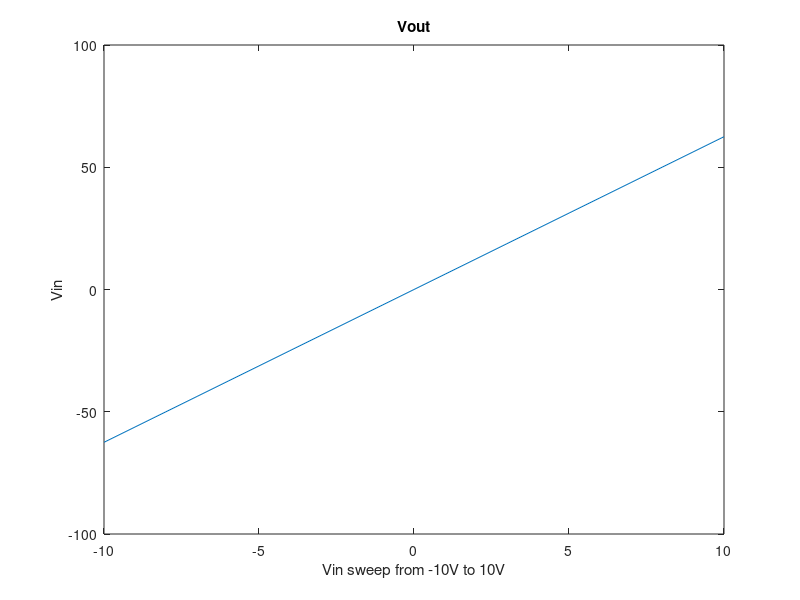
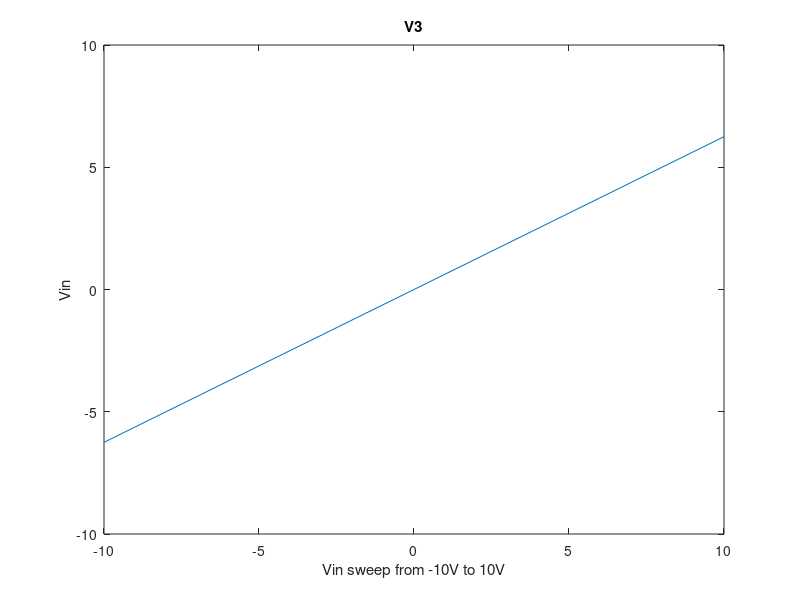
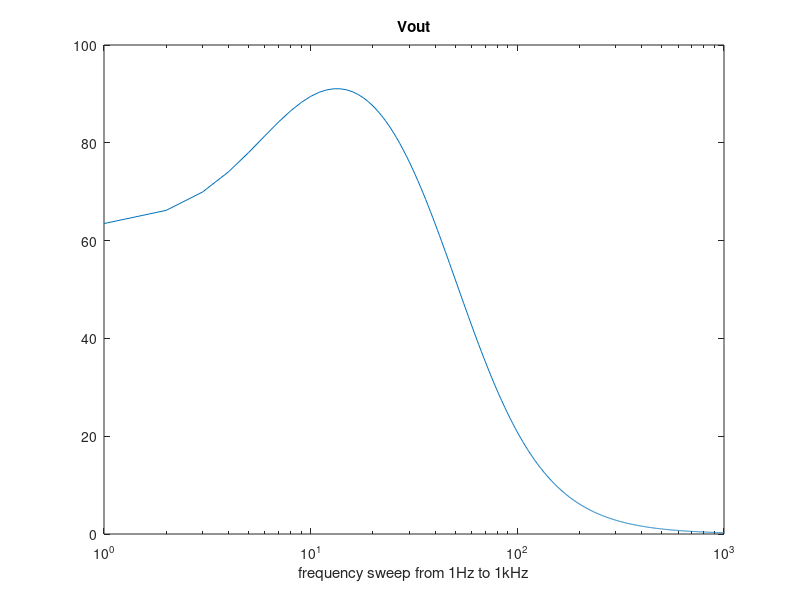
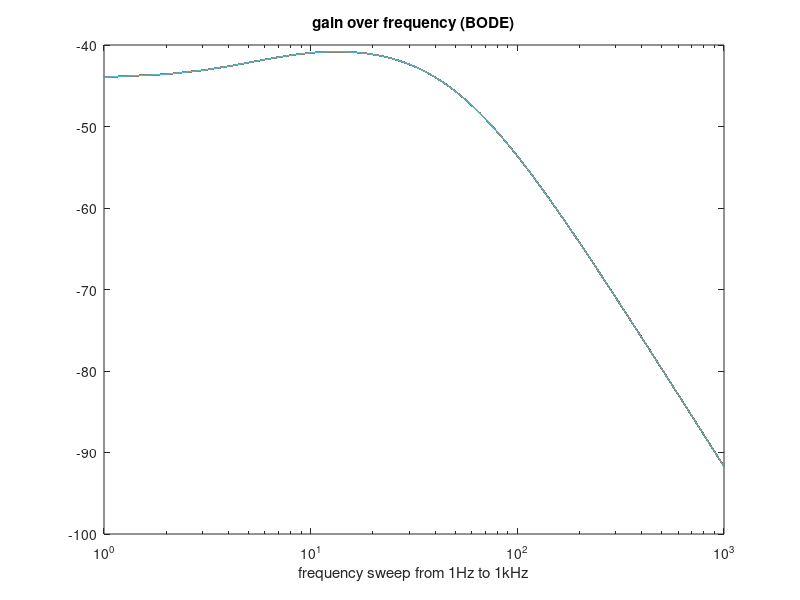

Reproduce these figures in MATLAB, in order. (Note: this script raises an error after producing the figures.)
%% Assignment 4 - Circuit modelling
%% Question 1
% The differential equations for the ciruit in the time-domain are as follows:
%
% 1) $V1 = Vin$ 
%
% 2) $V2 - L(d/dt)*I3 - V3 = 0$ 
%
% 3) $V3 - I3*R3=0$ 
%
% 4) $I3 - V1/R1 - V2*(R2+R1)/(R1*R2) -C(V1-V2) = 0$
%
% 5) $V4 - a*I3 = 0$
%
% 6) $V5*(R0+R4) -R0*V4 = 0$
%
% The same equations in the frequency domain are:
%
% 1) $V1 = Vin$
%
% 2) $V2 - j \omega L*I3  - V3 = 0$
%
% 3) $V3 - I3*R3=0$
%
% 4) $I3 - V1/R1 - V2*(R2+R1)/(R1*R2) - j \omega C*(V1-V2) = 0$
%
% 5) $V4 - a*I3 = 0$
%
% 6) $V5*(R0+R4) -R0*V4 = 0$
%

close all
clear all

R1=1;
c=0.25;
R2=2;
L=0.2;
R3=10;
a=100;
R4=0.1;
R0=1000;
Vin=1;

%V=[V1 V2 V3 I3 V4 V5]

F = [Vin 0 0 0 0 0];
C=[0 0 0 0 0 0; 
    0 0 0 -L 0 0; 
    0 0 0 0 0 0;
    -c c 0 0 0 0; 
    0 0 0 0 0 0;
    0 0 0 0 0 0];
G=[1 0 0 0 0 0; 
    0 1 -1 0 0 0; 
    0 0 1 -R3 0 0;
    -1/R1 ((R1+R2)/(R1*R2)) 0 1 0 0; 
    0 0 0 -a 1 0;
    0 0 0 0 -R0 (R0+R4)];

% DC case
out= zeros(21,6);
in= zeros(1,21);
b=0;
for vin= -10:1:10
    b=b+1;
    F(1)=vin;
    V=G\F';
    
    out(b,:)=V;
    in(b) = vin;
end

figure(1)
plot(in,out(:,6))%plot vin vs. V5 (Vout)
title('Vout')
xlabel('Vin sweep from -10V to 10V')
ylabel('Vin')

figure(2)
plot(in,out(:,3))
title('V3')
xlabel('Vin sweep from -10V to 10V')
ylabel('Vin')

%AC case - frequency sweep
out= zeros(1001,6);
in= zeros(1,1001);
b=0;
for w= 1:1:1000
    b=b+1;
  
    V=(G+1j*w*C)\F';
    
    out(b,:)=V;
    in(b) = w;
end

figure(3)
semilogx(in,real(out(:,6)))
title('Vout')
xlabel('frequency sweep from 1Hz to 1kHz')


figure(4)
semilogx(in,real(20*log10(real(out(:,6)/out(:,1)))))
title('gain over frequency (BODE)')
xlabel('frequency sweep from 1Hz to 1kHz')

%AC case - capacitance sweep (cs)
n=1000;
out= zeros(n,6);
gain= zeros(1,n);
b=0;
w=pi;
 cs=c+0.05*randn(1,n); %std=0.05; c=0.25;
for a=1:n
   c=cs(a);
C=[0 0 0 0 0 0; 
    0 0 0 -L 0 0; 
    0 0 0 0 0 0;
    -c c 0 0 0 0; 
    0 0 0 0 0 0;
    0 0 0 0 0 0];
    
    V=(G+1j*w*C)\F';
     out(a,:)=V;
    gain(a) = (abs(V(6))/abs(V(1)));
  
end


figure(5)
histogram(gain,100)
title('gain as a function of capacitance')
xlabel('gain')

%% Question 2- Transient Circuit Simulation
% Using the above formulation, we can do a transient analysis of the
% circuit. 
% a) This circuit functions as a low pass filter. 
%
% b) For a low pass filter, signals at frequencies below some cut-off frequency 
% are sent to the output whereas signals at frequencies above the cut-off 
% frequency are attenuated.
%
% The finite difference equation used for the numerical solution of
% transient analysis is $V_i = (F + C*V_{(i-1)}/dt)(C/dt +G)^{(-1)}$


% AC case - transient sweep
% Step
n=1000;
out= zeros(n,6);
in= zeros(1,n);
Vin=0;

F = [Vin 0 0 0 0 0];
C=[0 0 0 0 0 0; 
    0 0 0 -L 0 0; 
    0 0 0 0 0 0;
    -c c 0 0 0 0; 
    0 0 0 0 0 0;
    0 0 0 0 0 0];

dt = 1e-3;

Vt=zeros(n,6); %present voltage
Vt(1,:) = G\F' ; %V(t=0)

% C = C*0;
H = (C/dt + G);
Hi = inv(H);

t(1) = 0;

for k= 2:1:n %ms
    t(k) = (k-1)*1e-3;
    
    if k<30
        Vin=0;
        F = [Vin 0 0 0 0 0];
        Vt(k,:) = Hi*(F' + C/dt*Vt(k-1,:)');
    elseif k>=30
        Vin=1;
        F = [Vin 0 0 0 0 0];
        Vt(k,:) = Hi*(F' + C/dt*Vt(k-1,:)');
    end
    out(k,:)=Vt(k,:);
    %plot(k,out(k,1),'+');hold on; plot(k,out(k,6),'*');
    in(k) = k; %ms
end

Fs=1./t;

figure(6)
% Vin and Vout for step
plot(in,out(:,6))
hold on;
plot(in,out(:,1))
title('Vout and Vin as a Step')
xlabel('Time(ms)')
hold off
legend('Vout','Vin')

Fin = fft(out(:,1));
Fout = fft(out(:,6));


figure(7)
semilogy(abs(fftshift(Fin)))
hold on
 semilogy(abs(fftshift(Fout)))
title('Fourier Transform - Frequency Response of Step')
 xlabel('f (Hz)')
 ylabel('|P1(f)|')
legend('Vin','Vout')

%-----------------
%Sine Function
n=1000;
out= zeros(n,6);
in= zeros(1,n);

dt = 1e-3;

Vt=zeros(n,6); %present voltage
f=1/0.03; %Hz
t(1) = 0;

Vin=sin(2*pi*f*t(1));

F = [Vin 0 0 0 0 0];

H = (C/dt + G);
Hi = inv(H);
Vt(1,:) = Hi*(F' );

t(1) = 0;

for  k= 2:1:n %ms
    t(k) = (k-1)*1e-3;
    
    Vin=sin(2*pi*f*t(k));
    F = [Vin 0 0 0 0 0];
    
        Vt(k,:) = Hi*(F' + C/dt*Vt(k-1,:)');
   
    out(k,:)=Vt(k,:);
    in(k) = k; %ms
   
end
Fs=1./t;


figure(8)
plot(in,out(:,6))
hold on;
plot(in,out(:,1))
title('Vout and Vin as a Sine Function')
xlabel('Time(ms)')
hold off
legend('Vout','Vin')

Fin = fft(out(:,1));
Fout = fft(out(:,6));


figure(9)
semilogy(abs(fftshift(Fin)))
hold on
 semilogy(abs(fftshift(Fout)))
title('Frequency Response of Sine Function')
 xlabel('f (Hz)')
 ylabel('|P1(f)|')
legend('Vin','Vout')


%-----------------
% Gaussian Pulse
n=1000;
out= zeros(n,6);
in= zeros(1,n);

delay = 0.06;%s
sd = 0.03; %s
dt = 1e-3;

Vt=zeros(n,6); %present voltage
t(1) = 0;

Vin=exp(-((t(1)-delay)/sd) *((t(1)-delay)/sd)/2);

F = [Vin 0 0 0 0 0];

H = (C/dt + G);
Hi = inv(H);
Vt(1,:) = Hi*(F' );

for  k= 1:1:n %ms
    t(k) = (k-1)*1e-3;
    
    Vin=exp(-((t(k)-delay)/sd) *((t(k)-delay)/sd)/2);
    F = [Vin 0 0 0 0 0];
    if k>1
       Vt(k,:) = Hi*(F' + C/dt*Vt(k-1,:)');
    end
    out(k,:)=Vt(k,:);
    in(k) = k; %ms
   
end

Fs=1./t;

figure(10)
plot(t,out(:,6))
hold on;
plot(t,out(:,1))
title('Vout and Vin as a Gaussian Pulse')
xlabel('Time(ms)')
hold off
legend('Vout','Vin')

Fin = fft(out(:,1));
Fout = fft(out(:,6));


figure(11)
semilogy(abs(fftshift(Fin)))
hold on
semilogy(abs(fftshift(Fout)))
title('Frequency Response of Gaussian Pulse')
 xlabel('f (Hz)')
 ylabel('|P1(f)|')
legend('Vin','Vout')

%% Increased Time Step
% With the increased time step, we can see that the circuit changes from
% being an underdamped system to an overdamped system. The output is more
% sluggish and not as responsive to changes in the input.

n=100;
out= zeros(n,6);
in= zeros(1,n);
t= zeros(1,n);

delay = 0.06;%s
sd = 0.03; %s
dt = 1e-3;

Vt=zeros(n,6); %present voltage
t(1) = 0;

Vin=exp(-((t(1)-delay)/sd) *((t(1)-delay)/sd)/2);

F = [Vin 0 0 0 0 0];

H = (C/dt + G);
Hi = inv(H);
Vt(1,:) = Hi*(F' );
b=0;
for  k= 11:10:(n*10-1) %ms
    b=b+1;
    t(b) = (k-1)*1e-3;
    
    Vin=exp(-((t(b)-delay)/sd) *((t(b)-delay)/sd)/2);
    F = [Vin 0 0 0 0 0];
    if k>11
       Vt(b,:) = Hi*(F' + C/dt*Vt(b-1,:)');
    end
    out(b,:)=Vt(b,:);
    in(b) = k; %ms
   
end

Fs=1./t;

figure(12)
plot(t,out(:,6),'*')
hold on;
plot(t,out(:,1),'*')
title('Vin as a Gaussian Pulse with Increased Time Step')
xlabel('Time(ms)')
hold off
legend('Vout','Vin')

%% Question 3
% Circuit with Noise
% The differential equations for the ciruit in the time-domain are as follows:
% 1) $V1 = Vin$
%
% 2) $V2 - L(d/dt)*I3 - V3 = 0$
%
% 3) $I3 - V3/R3 - Cn*(d/dt)*V3 = In$
%
% 4) $I3 - V1/R1 + V2*(R2+R1)/(R1*R2) -C*(d/dt)*(V1-V2) = 0$
%
% 5) $V4 - a*I3 = 0$
%
% 6) $V5*(R0+R4) - R0*V4 = 0$
%
% The same equations in the frequency domain are:
%
% 1) $V1 = Vin$
%
% 2) $V2 - j \omega L*I3 - V3 = 0$
%
% 3) $I3 - V3/R3 - j \omega Cn*(d/dt)*V3 = In$
%
% 4) $I3 - V1/R1 + V2*(R2+R1)/(R1*R2) - j \omega C*(d/dt)*(V1-V2) = 0$
%
% 5) $V4 - a*I3 = 0$
%
% 6) $V5*(R0+R4) - R0*V4 = 0$


clear all

R1=1;
c=0.25;
R2=2;
L=0.2;
R3=10;
a=100;
R4=0.1;
R0=1000;

Cn=0.00001;
In=0.001*randn();

%V=[V1 V2 V3 I3 V4 V5]
C=[0 0 0 0 0 0; 
    0 0 0 -L 0 0; 
    0 0 -Cn 0 0 0;
    -c c 0 0 0 0; 
    0 0 0 0 0 0;
    0 0 0 0 0 0];
G=[1 0 0 0 0 0; 
    0 1 -1 0 0 0; 
    0 0 -1/R3 1 0 0;
    -1/R1 ((R1+R2)/(R1*R2)) 0 1 0 0; 
    0 0 0 -a 1 0;
    0 0 0 0 -R0 (R0+R4)];


% Gaussian Pulse
n=1000;
out= zeros(n,6);
in= zeros(1,n);
noise= zeros(1,n);

delay = 0.06;%s
sd = 0.03; %s
dt = 1e-3;

Vt=zeros(n,6); %present voltage
t(1) = 0;

Vin=exp(-((t(1)-delay)/sd) *((t(1)-delay)/sd)/2);

F = [Vin 0 In 0  0 0];

H = (C/dt + G);
Hi = inv(H);
Vt(1,:) = Hi*F';

for  k= 1:1:n %ms
    t(k) = (k-1)*1e-3;
    
    In=0.001*randn();
    Vin=exp(-((t(k)-delay)/sd) *((t(k)-delay)/sd)/2);
    F = [Vin 0 In 0  0 0];
    if k>1
       Vt(k,:) = Hi*(F' + C/dt*Vt(k-1,:)');
    end
    out(k,:)=Vt(k,:);
    in(k) = k; %ms
    noise(k) = In;
   
end

Fs=1./t;

figure(13)
plot(t,out(:,6))
hold on;
plot(t,out(:,1))
title('Vout and Vin as a Gaussian Pulse - Cn = 0.00001')
xlabel('Time(s)')
hold off
legend('Vout','Vin')

Fin = fft(out(:,1));
Fout = fft(out(:,6));


figure(14)
semilogy(abs(fftshift(Fin)))
hold on
 semilogy(abs(fftshift(Fout)))
title('Frequency Response of Gaussian Pulse - Cn = 0.00001')
 xlabel('f (Hz)')
 ylabel('|P1(f)|')
legend('Vin','Vout')
hold off

% figure (15)
% hist(noise,100)
% title('Distribution of Noise')

%% Different Capacitance Values
% By increasing the value of Cn, the noise is proportionally overwhelmed
% and the signal is smoothed out. The bankdwidth of the signal does not
% appear to be affected.

Cn=0.0001;
In=0.001*randn();

%V=[V1 V2 V3 I3 V4 V5]
C=[0 0 0 0 0 0; 
    0 0 0 -L 0 0; 
    0 0 -Cn 0 0 0;
    -c c 0 0 0 0; 
    0 0 0 0 0 0;
    0 0 0 0 0 0];


n=1000;
out= zeros(n,6);
in= zeros(1,n);
noise= zeros(1,n);

delay = 0.06;%s
sd = 0.03; %s
dt = 1e-3;

Vt=zeros(n,6); %present voltage
t(1) = 0;

Vin=exp(-((t(1)-delay)/sd) *((t(1)-delay)/sd)/2);

F = [Vin 0 In 0  0 0];

H = (C/dt + G);
Hi = inv(H);
Vt(1,:) = Hi*F';

for  k= 1:1:n %ms
    t(k) = (k-1)*1e-3;
    
    In=0.001*randn();
    Vin=exp(-((t(k)-delay)/sd) *((t(k)-delay)/sd)/2);
    F = [Vin 0 In 0  0 0];
    if k>1
       Vt(k,:) = Hi*(F' + C/dt*Vt(k-1,:)');
    end
    out(k,:)=Vt(k,:);
    in(k) = k; %ms
    noise(k) = In;
   
end

Fs=1./t;

figure(16)
plot(t,out(:,6))
hold on;
plot(t,out(:,1))
title('Vout and Vin as a Gaussian Pulse - Cn = 0.0001')
xlabel('Time(s)')
hold off
legend('Vout','Vin')

Fin = fft(out(:,1));
Fout = fft(out(:,6));


figure(17)
semilogy(abs(fftshift(Fin)))
hold on
 semilogy(abs(fftshift(Fout)))
title('Frequency Response of Gaussian Pulse - Cn = 0.0001')
 xlabel('f (Hz)')
 ylabel('|P1(f)|')
legend('Vin','Vout')
hold off
%-------

Cn=0.001;
In=0.001*randn();

%V=[V1 V2 V3 I3 V4 V5]
C=[0 0 0 0 0 0; 
    0 0 0 -L 0 0; 
    0 0 -Cn 0 0 0;
    -c c 0 0 0 0; 
    0 0 0 0 0 0;
    0 0 0 0 0 0];

n=1000;
out= zeros(n,6);
in= zeros(1,n);
noise= zeros(1,n);

delay = 0.06;%s
sd = 0.03; %s
dt = 1e-3;

Vt=zeros(n,6); %present voltage
t(1) = 0;

Vin=exp(-((t(1)-delay)/sd) *((t(1)-delay)/sd)/2);

F = [Vin 0 In 0  0 0];

H = (C/dt + G);
Hi = inv(H);
Vt(1,:) = Hi*F';

for  k= 1:1:n %ms
    t(k) = (k-1)*1e-3;
    
    In=0.001*randn();
    Vin=exp(-((t(k)-delay)/sd) *((t(k)-delay)/sd)/2);
    F = [Vin 0 In 0  0 0];
    if k>1
       Vt(k,:) = Hi*(F' + C/dt*Vt(k-1,:)');
    end
    out(k,:)=Vt(k,:);
    in(k) = k; %ms
    noise(k) = In;
   
end

Fs=1./t;

figure(18)
% Vin and Vout for gaussian pulse
plot(t,out(:,6))
hold on;
plot(t,out(:,1))
title('Vout and Vin as a Gaussian Pulse - Cn = 0.001')
xlabel('Time(s)')
hold off
legend('Vout','Vin')

Fin = fft(out(:,1));
Fout = fft(out(:,6));


figure(19)
semilogy(abs(fftshift(Fin)))
hold on
 semilogy(abs(fftshift(Fout)))
title('Frequency Response of Gaussian Pulse - Cn =0.001')
 xlabel('f (Hz)')
 ylabel('|P1(f)|')
legend('Vin','Vout')
hold off

% Increased Time Step
%
% Using the original capacitance with an increased time step, the same
% effect occurs where the output becomes overdamped, but in this case, it
% is affected by some noise. The effect of the noise is diminished with the
% increased time step, but the relationship between Vin and Vout is also
% significantly altered.

Cn=0.00001;
In=0.001*randn();

%V=[V1 V2 V3 I3 V4 V5]
C=[0 0 0 0 0 0; 
    0 0 0 -L 0 0; 
    0 0 -Cn 0 0 0;
    -c c 0 0 0 0; 
    0 0 0 0 0 0;
    0 0 0 0 0 0];


n=100;
out= zeros(n,6);
in= zeros(1,n);
t= zeros(1,n);

delay = 0.06;%s
sd = 0.03; %s
dt = 1e-3;

Vt=zeros(n,6); %present voltage
t(1) = 0;

Vin=exp(-((t(1)-delay)/sd) *((t(1)-delay)/sd)/2);

F = [Vin 0 0 0 0 0];

H = (C/dt + G);
Hi = inv(H);
Vt(1,:) = Hi*(F' );
b=0;
for  k= 11:10:(n*10-1) %ms
    b=b+1;
    t(b) = (k-1)*1e-3;
     
    In=0.001*randn();
    Vin=exp(-((t(b)-delay)/sd) *((t(b)-delay)/sd)/2);
    F = [Vin 0 In 0  0 0];
    if b>1
       Vt(b,:) = Hi*(F' + C/dt*Vt(b-1,:)');
    end
    out(b,:)=Vt(b,:);
    in(b) = k; %ms
    noise(b) = In;
   
end
   

Fs=1./t;

figure(20)
plot(t,out(:,6),'*')
hold on;
plot(t,out(:,1),'*')
title('Vin as a Gaussian Pulse with Increased Time Step (x10)')
xlabel('Time(s)')
hold off
legend('Vout','Vin')

Cn=0.00001;
In=0.001*randn();

%V=[V1 V2 V3 I3 V4 V5]
C=[0 0 0 0 0 0; 
    0 0 0 -L 0 0; 
    0 0 -Cn 0 0 0;
    -c c 0 0 0 0; 
    0 0 0 0 0 0;
    0 0 0 0 0 0];


n=100;
out= zeros(n,6);
in= zeros(1,n);
t= zeros(1,n);

delay = 0.06;%s
sd = 0.03; %s
dt = 1e-3;

Vt=zeros(n,6); %present voltage
t(1) = 0;

Vin=exp(-((t(1)-delay)/sd) *((t(1)-delay)/sd)/2);

F = [Vin 0 0 0 0 0];

H = (C/dt + G);
Hi = inv(H);
Vt(1,:) = Hi*(F' );
b=0;
for  k= 11:20:(n*10-1) %ms
    b=b+1;
    t(b) = (k-1)*1e-3;
     
    In=0.001*randn();
    Vin=exp(-((t(b)-delay)/sd) *((t(b)-delay)/sd)/2);
    F = [Vin 0 In 0  0 0];
    if b>1
       Vt(b,:) = Hi*(F' + C/dt*Vt(b-1,:)');
    end
    out(b,:)=Vt(b,:);
    in(b) = k; %ms
    noise(b) = In;
   
end
   

Fs=1./t;

figure(21)
plot(t,out(:,6),'*')
hold on;
plot(t,out(:,1),'*')
title('Vin as a Gaussian Pulse with Increased Time Step (x20)')
xlabel('Time(s)')
hold off
legend('Vout','Vin')

%% Question 4 - Non-Linearity
% There are likely several ways to achieve modeling a parameter  with
% polynomial-form dependence. One method would require the use of an additional, or several additional matrices with another source
% value. A matrix of this type would have many zeros in it, and strategically placed
% coefficients to create the $I^2$ and $I^3$ factors. These would be
% multiplied by the G matrix to create a new composite matrix that would
% fit in the equation $C*dV/dt +GV = F$.
% Another method would be the implementation of a B matrix $C*dV/dt +GV +
% B(V)= F$ which is typically used for non-linear situations.
% Lastly, it may be possible to do something with the wonderful polynomial
% functions that Matlab has at its disposal, along the lines of polyfit,
% but any solution of this type would almost certainly also require the use
% of a matrix to be applicable to the type of analysis in the rest of this
% simulation.
